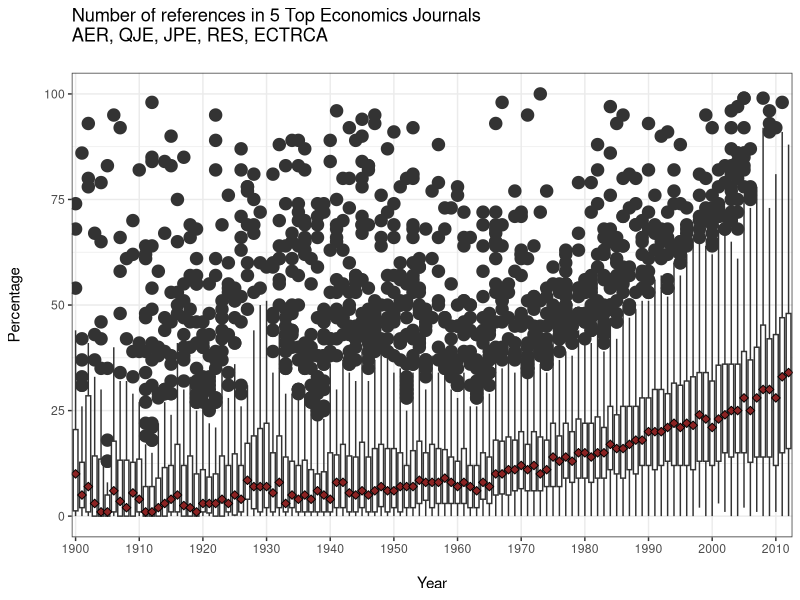
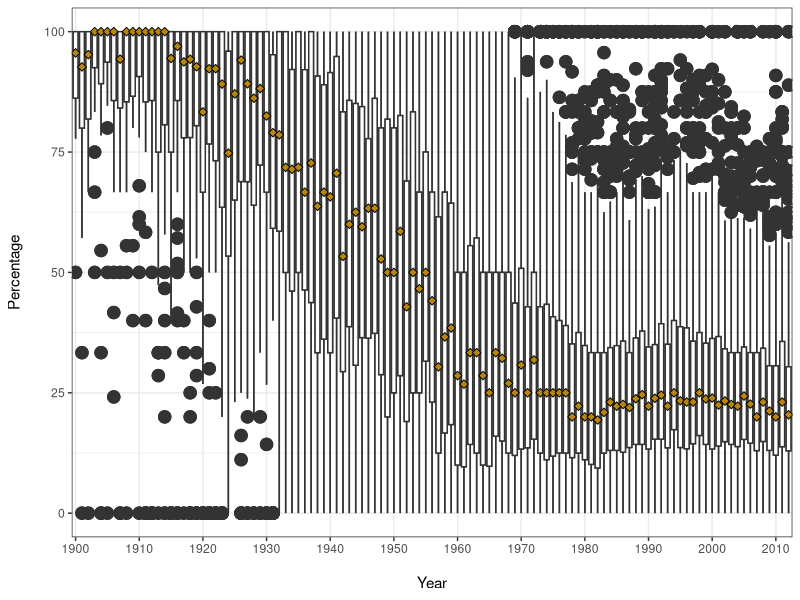

These charts were generated, in order, by the following R code:
library(ggplot2)
library(tidyverse)

####Figure 3
##who do economists cite?

disjunct<-read.csv("Base5j_Disj_Redux.csv")

##dimensions of the data set:
dim(disjunct) 
table(disjunct$JOURNAL, disjunct$YEAR)

##plotting the year and the number of references in percentage:
p <- ggplot(disjunct, aes(factor(YEAR), NUMB_REF))
p + geom_boxplot(outlier.size = NA) + #aren't the outliers still present in the plot??
  ggtitle("Number of references in 5 Top Economics Journals\nAER, QJE, JPE, RES, ECTRCA\n") + 
  theme(plot.title=element_text(face="bold", size=14))+ 
  labs(x = "\nYear", y = "Percentage\n")+ #why is the description in the quotation marks not equal to the description of the layers in the plot?
  scale_x_discrete(breaks = seq(1900,2012,10), labels = seq(1900,2010,10)) + #the labels are going til 2010, but the data reaches up to 2012
  ylim(0,100)+
  theme_bw() + #white background
  stat_summary(fun.y="median", geom="point", shape=23, size=2, fill="brown4") #fun.y is an outdated function; shows the median trend in the plot


##creating a new variable: "two year period" 
disjunct$TYP <- disjunct$YEAR
sin_labs <- paste(seq(1900,2010, by=2), seq(1902,2012, by=2),sep="-") #labs is not a good choice for a new character name because it is also the name of the function "labels". Better: sin_labs. 
disjunct$TYP <- cut(disjunct$TYP, breaks = seq(1900,2012, by = 2), labels = sin_labs, include.lowest = T) #why is there a seq interval of 2?


##unaccounted citations of fields that are not relevant for figure 3 (DK + OTHERS)
#here is not clear. what DK means
colnames(disjunct)
disjunct$UNACC<-apply(disjunct[,c(9,25)],1,sum) #why do they choose this values of c()?
disjunct$TOTAL_CITES<-apply(disjunct[,c(5:31)], 1, sum) 
disjunct$ACCOUNTED<-disjunct$TOTAL_CITES-disjunct$UNACC #makes perfectly sense, but one could also calculate it in positive way
disjunct$UNACC_RATE <- (disjunct$UNACC/disjunct$TOTAL_CITES)*100 

##Appendix
##plotting the Unaccounted-rate
p <- ggplot(disjunct, aes(factor(YEAR), UNACC_RATE)) + stat_boxplot(outlier.size = NA) #why year with the factor function?

p + geom_boxplot(outlier.size = NA) + 
    theme(plot.title=element_text(face="bold", size=14)) + 
    labs(x = "\nYear", y = "Percentage\n") + 
    scale_x_discrete(breaks = seq(1900,2012,10), labels = seq(1900,2010,10)) + #again (like in line 19)
    theme_bw()  +  #white background
    stat_summary(fun.y="median", geom="point", shape=23, size=2, fill="darkgoldenrod")


#######Standardization. Compute for each article the percentage of each discipline relative to the number of citations accounted for
#######Reorder the dataframe for the sake of clarity
##for the definition of a base year (1900)
colnames(disjunct)
disjunct1 <- disjunct[,c(1,2,4,5:8,10:24,26:31,36,33,34)] #DK,OTHER,NR,UNACC_RATE,TOTAL_CITES are excluded
colnames(disjunct1)
head(disjunct1,1)
dim(disjunct1) 







